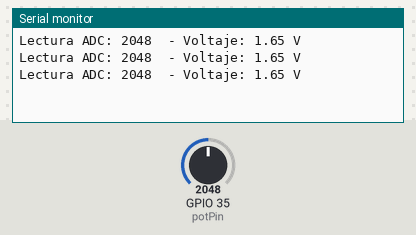
A sketch run on a simulated ESP32. On the bench: the last lines printed to the serial monitor. The inputs (shaded band) are chosen by the test bench; at power-on: GPIO 35 (potPin) = 2048.

Above: at 1.3 s.
1.4 s: GPIO 35 (potPin) set to 2866
At 1.9 s:
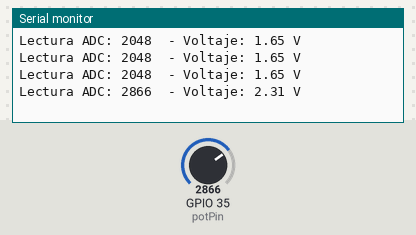
2.9 s: GPIO 35 (potPin) set to 3603
At 3.4 s:
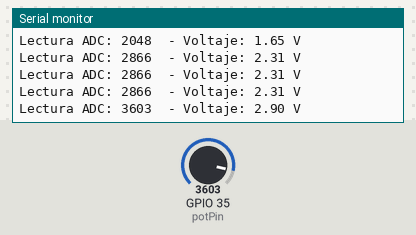
Timing chart, 0 to 5.9 s (numbered marks = the images above; inputs shaded):
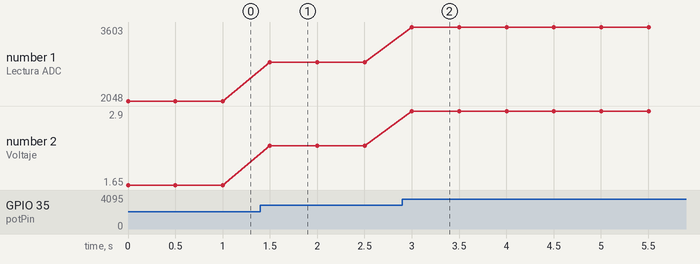

The sketch:

Objetivo1_PracticaBLE.ino
```cpp
// Definimos el pin donde está conectado el potenciómetro
const int potPin = 35; // Pin D35 del ESP32 para la lectura analógica

// Definimos la resolución máxima del ADC (12 bits -> 0-4095)
const int maxADCValue = 4095;
const float referenceVoltage = 3.3; // Voltaje de referencia del ESP32 (3.3V)

void setup() {
  // Iniciamos la comunicación serial
  Serial.begin(115200);

  // Configuramos el pin como entrada analógica
  pinMode(potPin, INPUT);
}

void loop() {
  // Leemos el valor del potenciómetro (0 - 4095)
  int adcValue = analogRead(potPin);

  // Convertimos la lectura del ADC al voltaje correspondiente
  float voltage = (adcValue * referenceVoltage) / maxADCValue;

  // Mostramos la lectura y el voltaje en el Monitor Serial
  Serial.print("Lectura ADC: ");
  Serial.print(adcValue);
  Serial.print("  - Voltaje: ");
  Serial.print(voltage);
  Serial.println(" V");

  // Pausa de 500ms para evitar demasiada saturación de datos en el monitor
  delay(500);
}
```

Measured:
- after the input at 1.4 s, the serial monitor: prints a new line after 0.10 s (image 1)
- after the input at 2.9 s, the serial monitor: prints a new line after 0.10 s (image 2)
- plotted number 1: 2048 → 2866 after the input at 1.4 s, 2866 → 3603 after the input at 2.9 s
- plotted number 2: 1.65 → 2.31 after the input at 1.4 s, 2.31 → 2.9 after the input at 2.9 s
